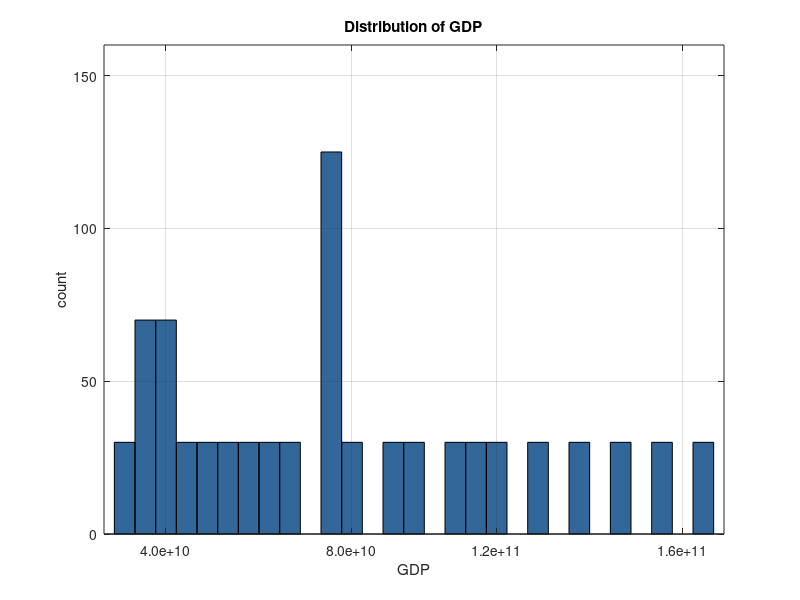

Recreate this plot in MATLAB.
figure

% Define bar heights (counts)
counts = [30 70 70 30 30 30 30 30 30 0 125 30 0 30 30 0 30 30 30 0 30 0 30 0 30 0 30 0 30];

% Define x positions
x = 1:length(counts);

% Plot bars
bar(x,counts,'FaceColor',[0.2 0.4 0.6],'EdgeColor','black','BarWidth', 1)

title('Distribution of GDP')
xlabel('GDP')
ylabel('count')

% Set vertical scale
ylim([0 160])
yticks([0 50 100 150])

% Set horizontal tick positions
xticks([3 12 19 28])

% Force labels to match your scale
xticklabels({'4.0e+10','8.0e+10','1.2e+11','1.6e+11'})

grid on
